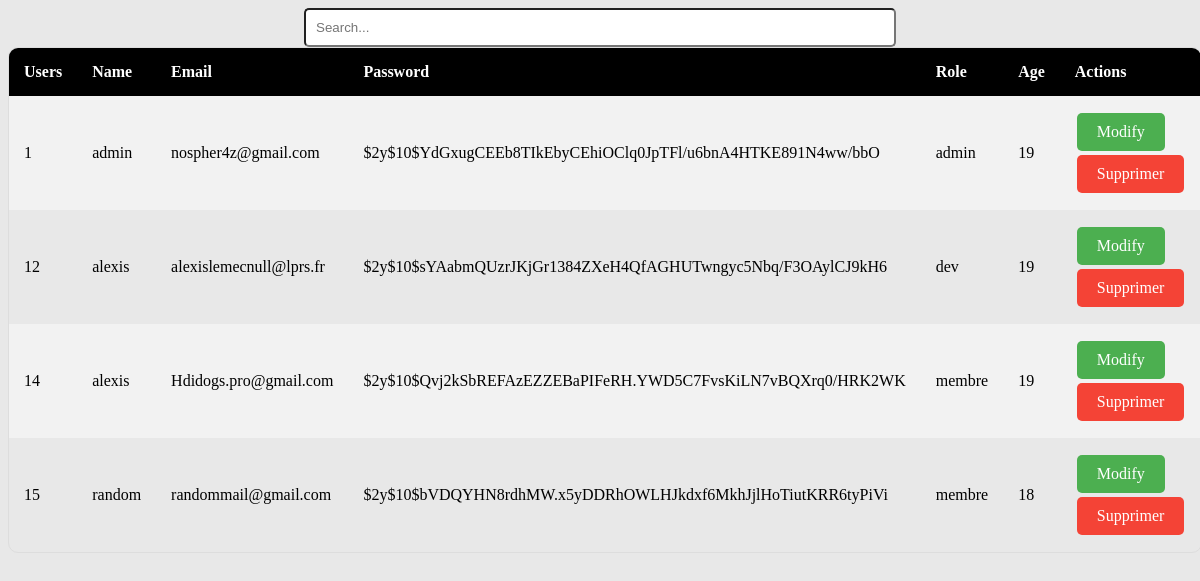
The page /users.php on the database its author committed.
### tables this page shows
CREATE TABLE IF NOT EXISTS `utilisateur` (
  `id_utilisateur` int(11) NOT NULL AUTO_INCREMENT,
  `nom` varchar(55) NOT NULL,
  `email` varchar(255) NOT NULL,
  `password` varchar(255) NOT NULL,
  `age` int(11) NOT NULL,
  `role` varchar(255) NOT NULL,
  PRIMARY KEY (`id_utilisateur`)
);

### users.php (the view, shortened to what this page needs)
<!DOCTYPE html>
<html>
<head>
</head>
<body>
    <form method="post">
        <input type="search" id="search" name="search" placeholder="Search...">
    </form>
    <?php
    $host = 'localhost';
    $db   = 'sak_movie';
    $user = 'root';
    $pass = '';
    $charset = 'utf8mb4';
    $dsn = "mysql:host=$host;dbname=$db;charset=$charset";
    $opt = [
        PDO::ATTR_ERRMODE            => PDO::ERRMODE_EXCEPTION,
        PDO::ATTR_DEFAULT_FETCH_MODE => PDO::FETCH_ASSOC,
        PDO::ATTR_EMULATE_PREPARES   => false,
    ];
    $pdo = new PDO($dsn, $user, $pass, $opt);
    $search = '';
    $sql = "SELECT * FROM utilisateur WHERE id_utilisateur LIKE ? OR nom LIKE ? OR email LIKE ? OR role LIKE ? OR age LIKE ?";
    $stmt = $pdo->prepare($sql);
    $stmt->execute(["%$search%", "%$search%", "%$search%", "%$search%", "%$search%"]);
    $users = $stmt->fetchAll();
    ?>
<table>
  <tr>
    <th>Users</th>
    <th>Name</th>
    <th>Email</th>
    <th>Password</th>
    <th>Role</th>
    <th>Age</th>
    <th>Actions</th>
  </tr>
  <?php foreach ($users as $user): ?>
    <tr>
        <td><?= $user['id_utilisateur'] ?></td>
        <td><?= $user['nom'] ?></td>
        <td><?= $user['email'] ?></td>
        <td><?= $user['password'] ?></td>
        <td><?= $user['role'] ?></td>
        <td><?= $user['age'] ?></td>
        <td>
        <a href="modif_user.php?id=<?= $user['id_utilisateur'] ?>" class="modify-button">Modify</a>
        <a href="delete_user.php?id=<?= $user['id_utilisateur'] ?>" class="delete-button">Supprimer</a>
</form>        </td>
    </tr>
  <?php endforeach; ?>
</table>
</body>
</html>

### users.php (style rules this page uses)
.modify-button, .delete-button { display: inline-block; padding: 10px 20px; margin: 2px; border-radius: 5px; color: white; text-decoration: none; text-align: center; transition: all 0.3s ease; }
.modify-button { background-color: #4CAF50; }
.delete-button { background-color: #f44336; }
body { background-color: #E8E8E8; }
table { border-collapse: separate; border-spacing: 0; width: 100%; border: 1px solid #ddd; border-radius: 10px; overflow: hidden; }
th, td { padding: 15px; text-align: left; }
tr:nth-child(even) { background-color: #f2f2f2; }
th { background-color: #000000; color: white; }
input[type="search"] { width: 50%; padding: 10px; border-radius: 5px; margin: auto; display: block; }

### rows shown on the page
utilisateur: id_utilisateur "1", nom "admin", email "nospher4z@gmail.com", password "$2y$10$YdGxugCEEb8TIkEbyCEhiOClq0JpTFl/u6bnA4HTKE891N4ww/bbO", role "admin", age "19"
utilisateur: id_utilisateur "12", nom "alexis", email "alexislemecnull@lprs.fr", password "$2y$10$sYAabmQUzrJKjGr1384ZXeH4QfAGHUTwngyc5Nbq/F3OAylCJ9kH6", role "dev", age "19"
utilisateur: id_utilisateur "14", nom "alexis", email "Hdidogs.pro@gmail.com", password "$2y$10$Qvj2kSbREFAzEZZEBaPIFeRH.YWD5C7FvsKiLN7vBQXrq0/HRK2WK", role "membre", age "19"
utilisateur: id_utilisateur "15", nom "random", email "randommail@gmail.com", password "$2y$10$bVDQYHN8rdhMW.x5yDDRhOWLHJkdxf6MkhJjlHoTiutKRR6tyPiVi", role "membre", age "18"
